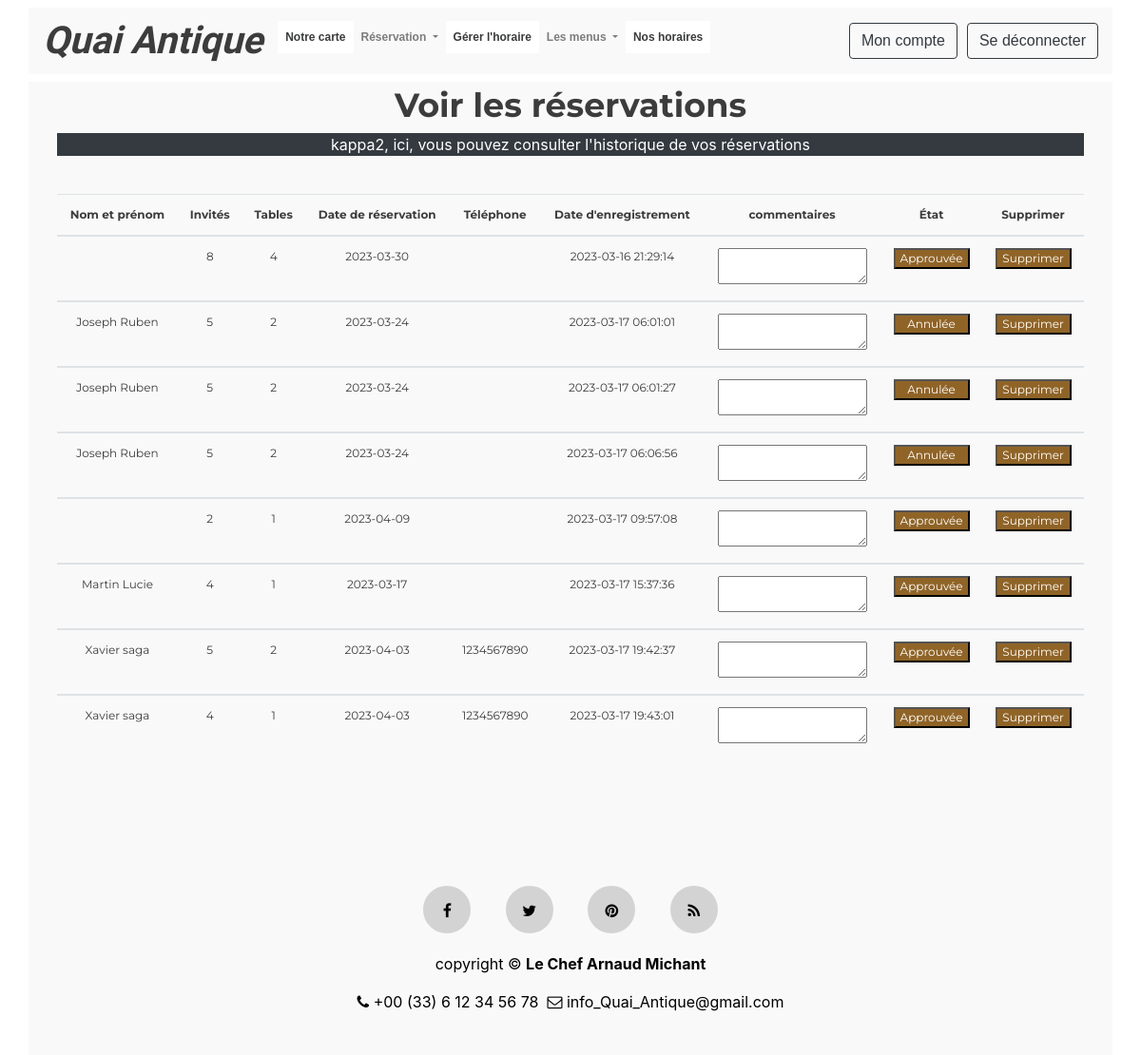
The page /view_reservations.php (signed in) on the database as committed earlier.
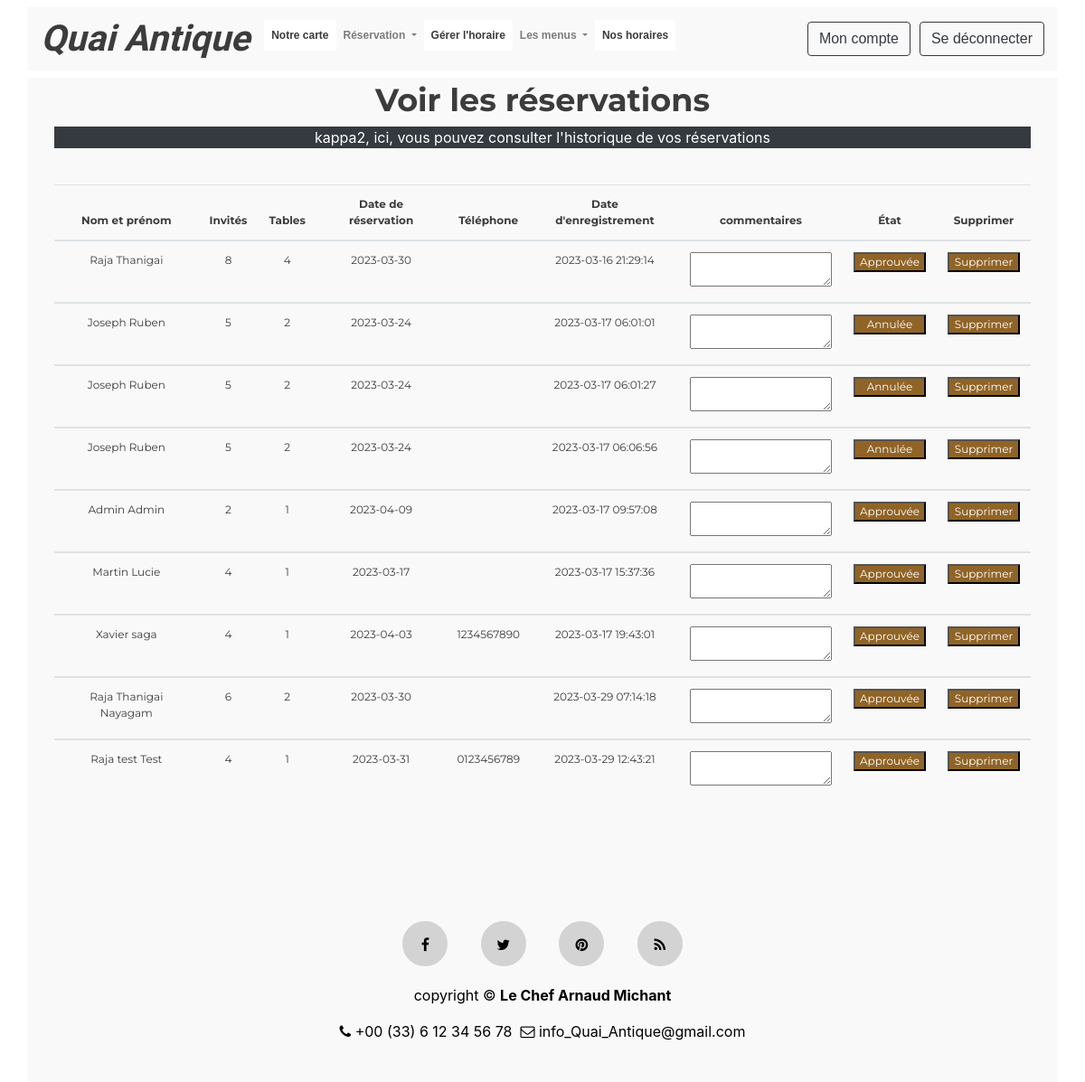
The same page on the database as committed later.
### tables this page shows
CREATE TABLE `reservation` (
  `reserv_id` int(11) NOT NULL,
  `num_guests` int(11) NOT NULL,
  `num_tables` int(11) NOT NULL,
  `rdate` date NOT NULL,
  `time_zone` text NOT NULL,
  `comment` mediumtext NOT NULL,
  `reg_date` timestamp NOT NULL DEFAULT CURRENT_TIMESTAMP,
  `status` varchar(30) NOT NULL,
  `user_fk` int(11) NOT NULL,
  `res_time_slot_id` int(11) NOT NULL
);

CREATE TABLE `users` (
  `user_id` int(11) NOT NULL,
  `f_name` text NOT NULL,
  `l_name` text NOT NULL,
  `uidUsers` tinytext NOT NULL,
  `emailUsers` tinytext NOT NULL,
  `pwdUsers` longtext NOT NULL,
  `telephone` text NOT NULL,
  `reg_date` timestamp NOT NULL DEFAULT CURRENT_TIMESTAMP,
  `role_id` int(11) NOT NULL DEFAULT '1'
);

### includes/view.reservation.inc.php (the view, shortened to what the changed rows need)
<?php
if(isset($_SESSION['user_id'])){
    require 'includes/dbh.inc.php';
    $user = $_SESSION['user_id'];
    $role = $_SESSION['role'];
    if ( ($role==1) || ($_GET['ownreservation']==1) ){
    $sql = "SELECT r.reserv_id AS reserv_id, r.num_guests AS num_guests, r.num_tables AS num_tables, r.rdate AS rdate, r.reg_date AS reg_date, r.comment AS comment, r.status AS status, u.f_name AS f_name, u.l_name AS l_name, u.telephone AS telephone FROM reservation AS r INNER JOIN users AS u ON r.user_fk = u.user_id WHERE r.user_fk = $user";
    $result = $conn->query($sql);
    if ($result->num_rows > 0) {
        echo
        '<table class="table table-hover table-responsive-sm text-center">
                <thead>
                    <tr>
                        <th scope="col" class="schedulehour">Nom et prénom</th>
                        <th scope="col" class="schedulehour">Invités</th>
                        <th scope="col" class="schedulehour">Date de réservation</th>
                        <th scope="col" class="schedulehour">Fuseau horaire</th>
                        <th scope="col" class="schedulehour">Téléphone</th>
                        <th scope="col" class="schedulehour">Date d\'enregistrement</th>
                        <th scope="col" class="schedulehour">commentaires</th>
                        <th scope="col" class="schedulehour">État</th>
                        <th class="schedulehour" scope="col"></th>
                    </tr>
                </thead>';
            while($row = $result->fetch_assoc()) {
                echo
                "<tbody>
                    <tr>
                        <form action='includes/delete.php' method='POST'>
                            <input name='reserv_id' type='hidden' value=".$row["reserv_id"].">
                            <th scope='row'>".$row["f_name"]." ".$row["l_name"]."</th>
                            <td class='schedulehour'>".$row["num_guests"]."</td>
                            <td class='schedulehour'>".$row["rdate"]."</td>
                            <td class='schedulehour'>".$row["time_zone"]."</td>
                            <td class='schedulehour'>".$row["telephone"]."</td>
                            <td class='schedulehour'>".$row["reg_date"]."</td>
                            <td class='schedulehour'><textarea readonly>".$row["comment"]."</textarea></td>
                            <td class='schedulehour'>".$row["status"]."</td>
                            <td class='schedulehour'>
                                <button class='reservupdatebutton' type='button' onclick='return confirm('Etes-vous sûr que vous voulez supprimer?');'><a href=includes/delete.php?delete-submit=1&reserv_id=".$row["reserv_id"]."&action=delete>Supprimer
                                </button>
                            </td>
                        </form>
                    </tr>
                </tbody>";
            }
        echo "</table>";
    }
    else {    echo "<p class='text-white text-center bg-danger'>Votre réservation est vide !<p>"; }
    }
    else if( ($role==2) && ($_GET['ownreservation']<>1) ){
    $sql = "SELECT r.reserv_id AS reserv_id, r.num_guests AS num_guests, r.num_tables AS num_tables, r.rdate AS rdate, r.reg_date AS reg_date, r.comment AS comment, r.status AS status, u.f_name AS f_name, u.l_name AS l_name, u.telephone AS telephone FROM reservation AS r INNER JOIN users AS u ON r.user_fk = u.user_id";
    $result = $conn->query($sql);
    if ($result->num_rows > 0) {
        echo'
        <table class="table table-hover table-responsive-sm text-center">
            <thead>
                <tr>
                    <th scope="col" class="schedulehour">Nom et prénom</th>
                    <th scope="col" class="schedulehour">Invités</th>
                    <th scope="col" class="schedulehour">Tables</th>
                    <th scope="col" class="schedulehour">Date de réservation</th>
                    <th scope="col" class="schedulehour">Téléphone</th>
                    <th scope="col" class="schedulehour">Date d\'enregistrement</th>
                    <th scope="col" class="schedulehour">commentaires</th>
                    <th scope="col" class="schedulehour">État</th>
                    <th scope="col" class="schedulehour">Supprimer</th>
                </tr>
            </thead> ';
        while($row = $result->fetch_assoc()) {
            echo"
            <tbody>
                <tr>
                    <form action='includes/delete.php' method='POST'>
                        <input name='reserv_id' type='hidden' value=".$row["reserv_id"].">
                        <td class='schedulehour'>".$row["f_name"]." ".$row["l_name"]."</td>
                        <td class='schedulehour'>".$row["num_guests"]."</td>
                        <td class='schedulehour'>".$row["num_tables"]."</td>
                        <td class='schedulehour'>".$row["rdate"]."</td>
                        <td class='schedulehour'>".$row["telephone"]."</td>
                        <td class='schedulehour'>".$row["reg_date"]."</td>
                        <td class='schedulehour'><textarea readonly>".$row["comment"]."</textarea></td>";
                        if ($row["status"] == 'Annulée') {
                            echo "<td class='schedulehour'><button class='reservupdatebutton' type='button'><a href=includes/delete.php?update-submit=1&reserv_id=".$row["reserv_id"]."&action=Approuvée>Annulée</button></td>";
                        }else{
                            echo "<td class='schedulehour'><button class='reservupdatebutton' type='button'><a href=includes/delete.php?update-submit=1&reserv_id=".$row["reserv_id"]."&action=Annulée>Approuvée</button></td>";
                        }
                        echo "<td class='schedulehour'>
                            <button class='reservupdatebutton' type='button' onclick='return confirm('Etes-vous sûr que vous voulez supprimer?');'><a href=includes/delete.php?delete-submit=1&reserv_id=".$row["reserv_id"]."&action=delete>Supprimer
                            </button>
                        </td>";
        }
        echo "</table>";
    }
    else {
        echo "<p class='text-white text-center bg-danger'>Votre liste de réservation est vide !<p>"; }
    }
}

Rows that differ between the two databases and show on the page:
removed reservation: user_fk.f_name "Xavier", user_fk.l_name "saga", num_guests "5", num_tables "2", rdate "2023-04-03", user_fk.telephone "1234567890", reg_date "2023-03-17 19:42:37"
changed through a linked row, reservation: user_fk.f_name (not shown) → "Raja"; user_fk.l_name (not shown) → "Thanigai"
changed through a linked row, reservation: user_fk.f_name (not shown) → "Admin"; user_fk.l_name (not shown) → "Admin"
added reservation: user_fk.f_name "Raja Thanigai", user_fk.l_name "Nayagam", num_guests "6", num_tables "2", rdate "2023-03-30", reg_date "2023-03-29 07:14:18"
added reservation: user_fk.f_name "Raja test", user_fk.l_name "Test", num_guests "4", num_tables "1", rdate "2023-03-31", user_fk.telephone "0123456789", reg_date "2023-03-29 12:43:21"
